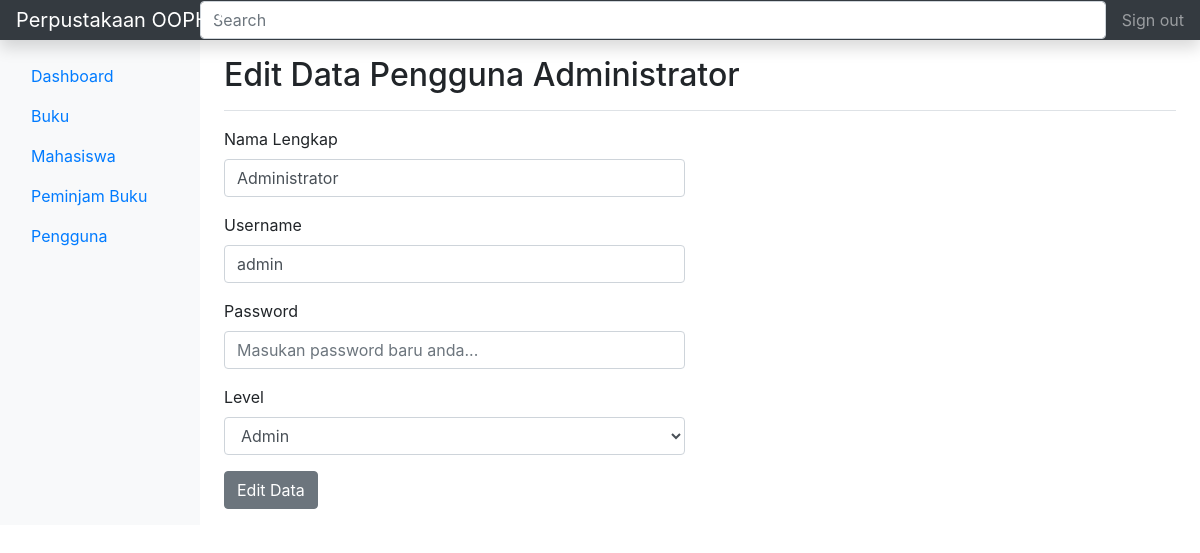
/page/theme-backend.php?page=pengguna&act=edit&id=4 (signed in), run on the app's committed database.
### tables this page shows
CREATE TABLE `user` (
  `id_user` int(11) NOT NULL,
  `nama` varchar(255) NOT NULL,
  `username` varchar(255) NOT NULL,
  `password` varchar(255) NOT NULL,
  `level` int(1) NOT NULL
);

### config/database.php (called while the page is built, shortened)
<?php
class Database{
   public $host = "localhost";
   public $username = "root";
   public $password = "";
   public $database = "app_perpustakaan_oop";
   function __construct(){
      $this->koneksi = new mysqli($this->host, $this->username, $this->password,$this->database);
   }
}

### config/pengguna.php (called while the page is built, shortened)
<?php
require 'database.php';
class Pengguna extends Database
{
   function getByIdUser($id_user)
   {
      $query = mysqli_query($this->koneksi,"SELECT * FROM user WHERE id_user = '$id_user'");
      return $query->fetch_assoc();
   }
}

### page/backend/pengguna/edit-pengguna.php (the view, shortened to what this page needs)
<?php
require '../config/pengguna.php';
$db = new Pengguna();
$id_user = $_GET['id'];
if(!is_null($id_user))
{
   $user = $db->getByIdUser($id_user);
}
else
{
   echo "<script>alert('Id tidak ditemukan, periksa kembali.');window.location='?page=pengguna';</script>";
}
?>
<div class="d-flex justify-content-between flex-wrap flex-md-nowrap align-items-center pt-3 pb-2 mb-3 border-bottom">
<h1 class="h2">Edit Data Pengguna <?= $user['nama'] ?></h1>
</div>
<form action="" method="post">
   <div class="row">
      <div class="col-md-6">
         <div class="form-group">
            <label for="nama">Nama Lengkap</label>
            <input type="text" name="nama" id="nama" class="form-control" required autofocus="on" value="<?= $user['nama'] ?>">
         </div>
         <div class="form-group">
            <label for="username">Username</label>
            <input type="text" name="username" id="username" class="form-control" required value="<?= $user['username'] ?>">
         </div>
         <div class="form-group">
            <label for="password">Password</label>
            <input type="password" name="password" id="password" class="form-control" required placeholder="Masukan password baru anda...">
         </div>
         <div class="form-group">
            <label for="level">Level</label>
            <select name="level" id="level" class="form-control">
               <option value="0" <?= ($user['level'] == 0 ? 'selected' : '') ?>>Admin</option>
            </select>
         </div>
         <div class="form-group">
            <button type="submit" name="edit" class="btn btn-secondary">Edit Data</button>
         </div>
      </div>
   </div>
</form>

### data on the page
user: nama "Administrator", username "admin", level "Admin"
